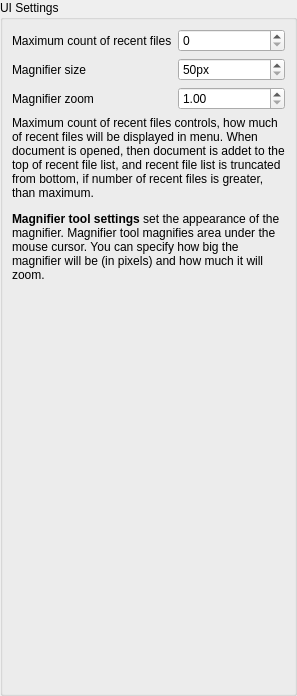
       <widget class="QWidget" name="uiPage">
        <layout class="QVBoxLayout" name="uiPageLayout">
         <property name="leftMargin">
          <number>0</number>
         </property>
         <property name="topMargin">
          <number>0</number>
         </property>
         <property name="rightMargin">
          <number>0</number>
         </property>
         <property name="bottomMargin">
          <number>0</number>
         </property>
         <item>
          <widget class="QGroupBox" name="uiGroupBox">
           <property name="title">
            <string>UI Settings</string>
           </property>
           <layout class="QVBoxLayout" name="verticalLayout_4">
            <item>
             <layout class="QGridLayout" name="uiGroupBoxLayout">
              <item row="1" column="0">
               <widget class="QLabel" name="magnifierSizeLabel">
                <property name="text">
                 <string>Magnifier size</string>
                </property>
               </widget>
              </item>
              <item row="0" column="0">
               <widget class="QLabel" name="maximumRecentFileCountLabel">
                <property name="text">
                 <string>Maximum count of recent files</string>
                </property>
               </widget>
              </item>
              <item row="0" column="1">
               <widget class="QSpinBox" name="maximumRecentFileCountEdit"/>
              </item>
              <item row="2" column="0">
               <widget class="QLabel" name="magnifierZoomLabel">
                <property name="text">
                 <string>Magnifier zoom</string>
                </property>
               </widget>
              </item>
              <item row="1" column="1">
               <widget class="QSpinBox" name="magnifierSizeEdit">
                <property name="suffix">
                 <string>px</string>
                </property>
                <property name="minimum">
                 <number>50</number>
                </property>
                <property name="maximum">
                 <number>1000</number>
                </property>
               </widget>
              </item>
              <item row="2" column="1">
               <widget class="QDoubleSpinBox" name="magnifierZoomEdit">
                <property name="minimum">
                 <double>1.000000000000000</double>
                </property>
                <property name="maximum">
                 <double>10.000000000000000</double>
                </property>
               </widget>
              </item>
             </layout>
            </item>
            <item>
             <widget class="QLabel" name="uiInfoLabel">
              <property name="text">
               <string>&lt;html&gt;&lt;head/&gt;&lt;body&gt;&lt;p&gt;Maximum count of recent files controls, how much of recent files will be displayed in menu. When document is opened, then document is addet to the top of recent file list, and recent file list is truncated from bottom, if number of recent files is greater, than maximum.&lt;/p&gt;&lt;p&gt;&lt;span style=&quot; font-weight:600;&quot;&gt;Magnifier tool settings &lt;/span&gt;set the appearance of the magnifier. Magnifier tool magnifies area under the mouse cursor. You can specify how big the magnifier will be (in pixels) and how much it will zoom.&lt;/p&gt;&lt;/body&gt;&lt;/html&gt;</string>
              </property>
              <property name="wordWrap">
               <bool>true</bool>
              </property>
             </widget>
            </item>
            <item>
             <spacer name="uiGroupBoxSpacer">
              <property name="orientation">
               <enum>Qt::Vertical</enum>
              </property>
              <property name="sizeHint" stdset="0">
               <size>
                <width>20</width>
                <height>402</height>
               </size>
              </property>
             </spacer>
            </item>
           </layout>
          </widget>
         </item>
        </layout>
       </widget>
